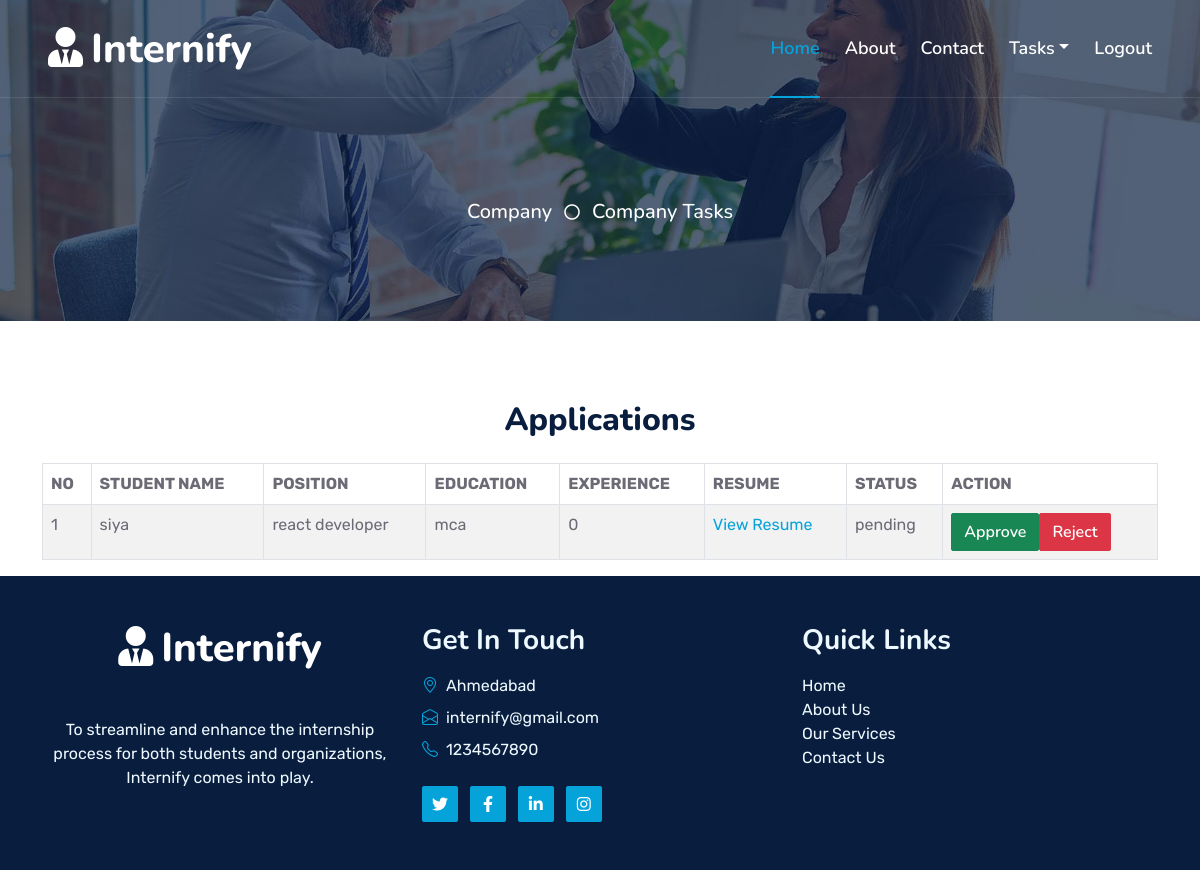
Screenshot of /company_view_application.php (signed in) with the database file from the repository.
### tables this page shows
CREATE TABLE `intern_applications_info` (
  `iid` int(10) NOT NULL,
  `sid` int(10) NOT NULL,
  `intern_name` varchar(25) NOT NULL,
  `erno` int(10) NOT NULL,
  `email` varchar(25) NOT NULL,
  `education` varchar(25) NOT NULL,
  `current_sem` int(10) NOT NULL,
  `starting_year` year(4) NOT NULL,
  `ending_year` year(4) NOT NULL,
  `experiecnce` int(5) NOT NULL,
  `resume` blob NOT NULL,
  `position` varchar(25) NOT NULL,
  `comp_name` varchar(25) NOT NULL,
  `application_status` varchar(15) NOT NULL DEFAULT 'pending'
);

### company_view_application.php (the view, shortened to what this page needs)
<?php include("company_header.php"); ?>
<?php include("conn.php"); ?>
<?php session_start();
function fetchCompanyApplications($conn, $company_id)
{
    $company_id = mysqli_real_escape_string($conn, $company_id);
    $application_query = "SELECT ia.*, ci.email AS company_email
    FROM intern_applications_info ia
    INNER JOIN company_info ci ON ia.comp_name = ci.name
    WHERE ci.cid='$company_id'";
    $application_result = mysqli_query($conn, $application_query);
    if ($application_result && mysqli_num_rows($application_result) > 0) {
        return $application_result;
    } else {
        return false;
    }
}
$logged_in_cid = $_SESSION['cid'];
?>
<div class="container mt-5">
    <h2 class="text-center mb-4">Applications</h2>
    <?php
    $res4 = fetchCompanyApplications($conn, $logged_in_cid);
    if ($res4 && mysqli_num_rows($res4) > 0) {
        echo "<div class='table-responsive'>
                <table class='table table-striped table-bordered'>
                    <thead class='thead-dark'>
                        <tr>
                            <th scope='col'>NO</th>
                            <th scope='col'>STUDENT NAME</th>
                            <th scope='col'>POSITION</th>
                            <th scope='col'>EDUCATION</th>
                            <th scope='col'>EXPERIENCE</th>
                            <th scope='col'>RESUME</th>
                            <th scope='col'>STATUS</th>
                            <th scope='col'>ACTION</th>
                        </tr>
                    </thead>
                    <tbody>";
        while ($r4 = mysqli_fetch_array($res4)) {
            echo "<tr>";
            echo "<td>{$r4[0]}</td>";
            echo "<td>{$r4[2]}</td>";
            echo "<td>{$r4[11]}</td>";
            echo "<td>{$r4[5]}</td>";
            echo "<td>{$r4[9]}</td>";
            echo "<td><a href='{$r4['resume']}' target='_blank'>View Resume</a></td>";
            echo "<td>{$r4[13]}</td>";
            echo "<td>";
            echo "<a href='?change_status=true&id={$r4[0]}&new_status=approved' class='btn btn-success mr-2'>Approve</a>";
            echo "<a href='?change_status=true&id={$r4[0]}&new_status=rejected' class='btn btn-danger'>Reject</a>";
            echo "</td>";
            echo "</tr>";
        }
        echo "</tbody></table></div>";
    } else {
        echo "<h2 class='text-center'>No Applications Found</h2>";
    }
    ?>
</div>
<?php include("footer.php"); ?>

### css/style.css (style rules this page uses)
:root { --primary: #06A3DA; --secondary: #34AD54; --light: #EEF9FF; --dark: #091E3E; }
h1, h2, .fw-bold { font-weight: 800 !important; }
.btn { font-family: 'Nunito', sans-serif; font-weight: 600; transition: .5s; }

### rows the page displays
intern_applications_info: iid "1", intern_name "siya", position "react developer", education "mca", experiecnce "0", application_status "pending"
